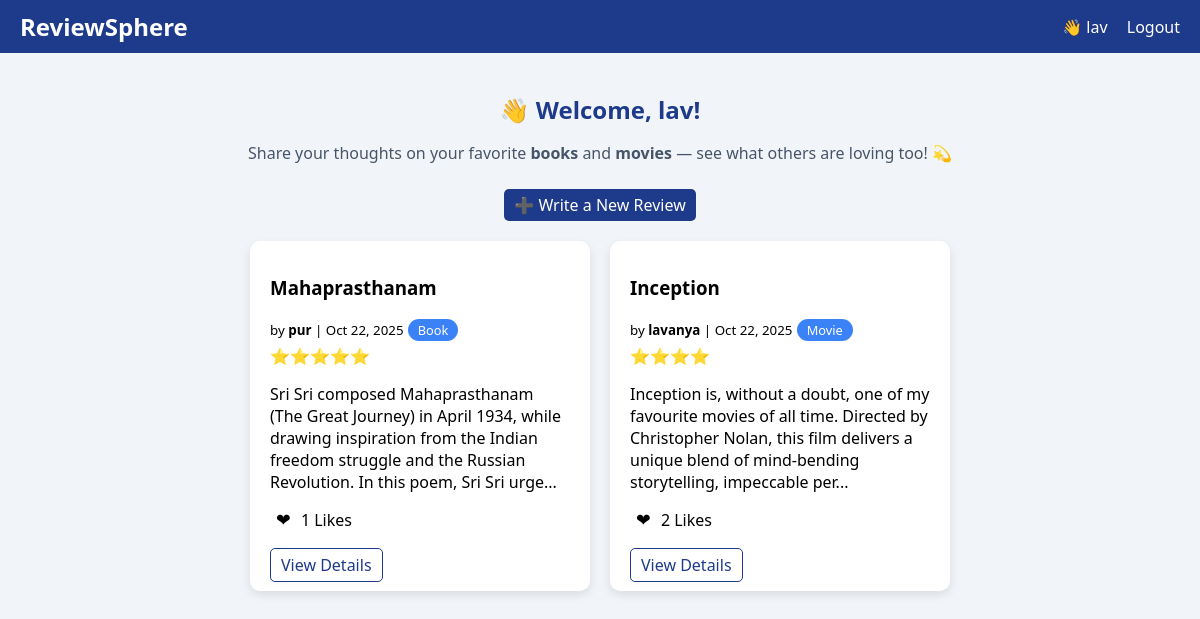
Screenshot of / (signed in) with the database file from the repository.
### models.py (models this page shows, shortened)
class User(UserMixin, db.Model):
    id = db.Column(db.Integer, primary_key=True)
    username = db.Column(db.String(150), unique=True, nullable=False)
    password = db.Column(db.String(200), nullable=False)
    reviews = db.relationship('Review', backref='author', lazy=True)
    comments = db.relationship('Comment', backref='user', lazy=True)
    likes = db.relationship('Like', backref='user', lazy=True)

class Review(db.Model):
    id = db.Column(db.Integer, primary_key=True)
    title = db.Column(db.String(150), nullable=False)
    category = db.Column(db.String(50), nullable=False)  # Book or Movie
    rating = db.Column(db.Integer, nullable=False)
    content = db.Column(db.Text, nullable=False)
    date_posted = db.Column(db.DateTime, default=datetime.utcnow)
    user_id = db.Column(db.Integer, db.ForeignKey('user.id'), nullable=False)
    comments = db.relationship('Comment', backref='review', lazy=True, cascade="all, delete-orphan")
    likes = db.relationship('Like', backref='review', lazy=True, cascade="all, delete-orphan")
    @property
    def like_count(self):
        return len(self.likes)

### app.py (the view)
@app.route('/')
def home():
    reviews = Review.query.order_by(Review.date_posted.desc()).all()
    return render_template('home.html', reviews=reviews)

### app.py (called while the page is built)
@login_manager.user_loader
def load_user(user_id):
    return User.query.get(int(user_id))

### templates/home.html (shortened to what this page needs)
{% extends 'base.html' %}
{% block content %}
<div class="container">
    {% if current_user.is_authenticated %}
        <h2 style="text-align:center; color:#1e3a8a; margin-bottom:10px;">
            👋 Welcome, {{ current_user.username }}!
        </h2>
        <p style="text-align:center; color:#475569; margin-bottom:30px;">
            Share your thoughts on your favorite <strong>books</strong> and <strong>movies</strong> —
            see what others are loving too! 💫
        </p>
        <div style="text-align:center; margin-bottom:25px;">
            <a href="{{ url_for('post_review') }}" class="btn btn-primary">➕ Write a New Review</a>
        </div>
    {% endif %}
    {% if reviews %}
        <div class="feed">
         {% for review in reviews %}
<div class="review-card">
    <h3>{{ review.title }}</h3>
    <small>by <strong>{{ review.author.username }}</strong> | {{ review.date_posted.strftime("%b %d, %Y") }}</small>
    <span style="background: #3b82f6; color: white; padding: 2px 10px; border-radius: 20px; font-size: 0.8em;">
        {{ review.category }}
    </span>
    <div class="stars">
        {% for i in range(review.rating) %}⭐{% endfor %}
    </div>
    <p>{{ review.content[:180] }}{% if review.content|length > 180 %}...{% endif %}</p>
    <div class="interactions">
       <form class="like-form" data-review-id="{{ review.id }}">
    <button type="submit" class="like-btn {% if user_liked %}liked{% endif %}">❤</button>
    <span id="like-count-{{ review.id }}">{{ review.like_count }} Likes</span>
</form>
<br/>
        <a href="{{ url_for('review_detail', review_id=review.id) }}" class="btn btn-outline">View Details</a>
    </div>
</div>
{% endfor %}
        </div>
    {% else %}
        <p style="text-align:center; color:#64748b;">No reviews yet. Be the first to share one!</p>
    {% endif %}
</div>
{% endblock %}

### templates/base.html (shortened to what this page needs)
<!DOCTYPE html>
<html lang="en">
<head>
    <link rel="stylesheet" href="{{ url_for('static', filename='style.css') }}">
</head>
<body>
    <nav class="navbar">
        <a href="{{ url_for('home') }}" class="logo">ReviewSphere</a>
        <div class="nav-links">
            {% if current_user.is_authenticated %}
                <span>👋 {{ current_user.username }}</span>
                <a href="{{ url_for('logout') }}">Logout</a>
            {% else %}
                <a href="{{ url_for('login') }}">Login</a>
                <a href="{{ url_for('register') }}">Register</a>
            {% endif %}
        </div>
    </nav>
    <div class="main">
        {% block content %}{% endblock %}
    </div>
</body>
</html>

### static/style.css (style rules this page uses)
body { font-family: 'Segoe UI', sans-serif; background: #f1f5f9; margin: 0; padding: 0; }
.navbar { background: #1e3a8a; color: white; display: flex; justify-content: space-between; align-items: center; padding: 10px 20px; }
.navbar .logo { font-weight: bold; text-decoration: none; color: white; font-size: 1.5em; }
.nav-links a { margin-left: 15px; text-decoration: none; color: white; }
.main { padding: 20px; }
.container { max-width: 900px; margin: auto; }
.feed { display: flex; flex-wrap: wrap; gap: 20px; justify-content: center; }
.review-card { background: white; border-radius: 10px; box-shadow: 0 4px 10px rgba(0,0,0,0.1); padding: 15px 20px; width: 300px; position: relative; }
.review-card .stars { margin: 5px 0; }
.btn { padding: 5px 10px; border: none; background: #3b82f6; border-radius: 5px; cursor: pointer; text-decoration: none; color: white; }
.btn-primary { background: #1e3a8a; }
.btn-outline { background: white; color:#1e3a8a; border:1px solid #1e3a8a; }
.like-btn { background: none; border: none; font-size:1.1em; cursor:pointer; }

### rows the page displays
User: username "lav"
Review: title "Mahaprasthanam", author.username "pur", date_posted "Oct 22, 2025", category "Book", content "Sri Sri composed Mahaprasthanam (The Great Journey) in April 1934, while drawing inspiration from the Indian freedom struggle and the Russian Revolution. In this poem, Sri Sri urge", like_count "1"
Review: title "Inception", author.username "lavanya", date_posted "Oct 22, 2025", category "Movie", content "Inception is, without a doubt, one of my favourite movies of all time. Directed by Christopher Nolan, this film delivers a unique blend of mind-bending storytelling, impeccable per", like_count "2"
